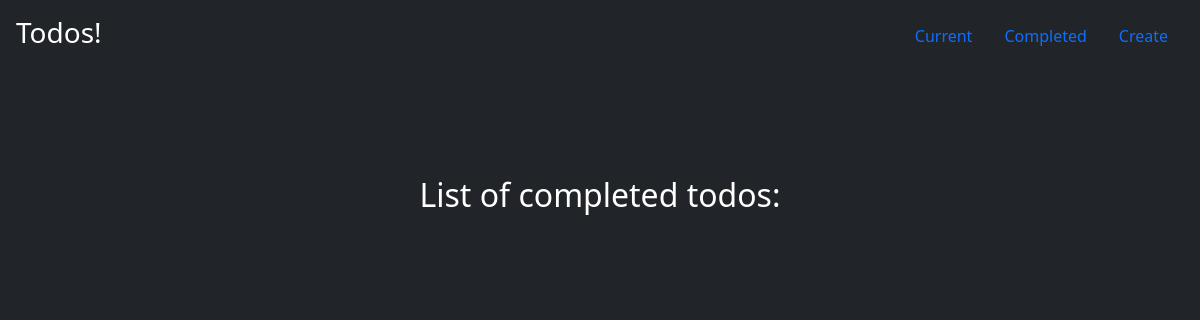
The page /completed/ (signed in) on the database as committed earlier.
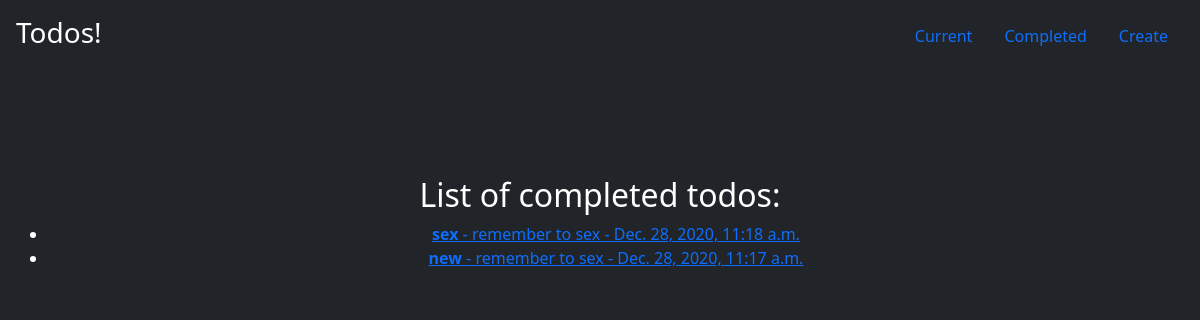
The same page on the database as committed later.
### todo/models.py (models this page shows, shortened)
class Todo(models.Model):
    title = models.CharField(max_length=200)
    memo = models.TextField(blank=True)
    created = models.DateTimeField(auto_now_add=True)
    completed = models.DateTimeField(null=True, blank=True)
    important = models.BooleanField(default=False )
    user = models.ForeignKey(User, on_delete=models.CASCADE)

### todo/views.py (the view)
# urls.py: path('completed/', views.completedtodos, name='completedtodos'),
@login_required
def completedtodos(request):
    todos = Todo.objects.filter(user=request.user)
    return render(request, 'todo/completedtodos.html', {'todos': todos})

### todo/templates/todo/completedtodos.html
{% extends 'todo/base.html' %}
{% block content %}
  <h2>List of completed todos: </h2>
  <ul>
    {% for todo in todos %}
    <li>
        <a href="{% url 'viewtodo' todo.id %}">
        {% if todo.important == True %}<b>{% endif %}
          {{ todo.title }}
        {% if todo.important %}</b>{% endif %}
        - {{ todo.memo }}
        - {{ todo.completed }}
        </a>
    </li>
    {% endfor %}
  </ul>
{% endblock %}

### todo/templates/todo/base.html (shortened to what this page needs)
<!DOCTYPE html>
<html lang="en" dir="ltr">
  <head>
    <link href="https://cdn.jsdelivr.net/npm/bootstrap@5.0.0-beta1/dist/css/bootstrap.min.css" rel="stylesheet">
  </head>
  <body class="d-flex h-100 text-center text-white bg-dark">
    <div class="cover-container d-flex w-100 h-100 p-3 mx-auto flex-column">
      <header class="mb-auto">
        <div>
          <h3 class="float-md-start mb-0">Todos!</h3>
          <nav class="nav nav-masthead justify-content-center float-md-end">
            {% if user.is_authenticated %}
            <a class="nav-link" href="{ url 'currenttodos' %}">Current</a>
            <a class="nav-link" href="{ url 'completedtodos' %}">Completed</a>
            <a class="nav-link" href="{ url 'createtodos' %}">Create</a>
            {% else %}
            <a class="nav-link active" aria-current="page" href="{% url 'loginuser' %}">Login</a>
            <a class="nav-link" href="{% url 'signupuser' %}">Sign up</a>
            {% endif %}
          </nav>
        </div>
      </header>
      <br><br><br><br><br>
    {% block content %}
    {% endblock %}
    </div>
  </body>
</html>

Rows that differ between the two databases and show on the page:
added Todo: title "sex", memo "remember to sex", completed "Dec. 28, 2020, 11:18 a.m."
added Todo: title "new", memo "remember to sex", completed "Dec. 28, 2020, 11:17 a.m."
